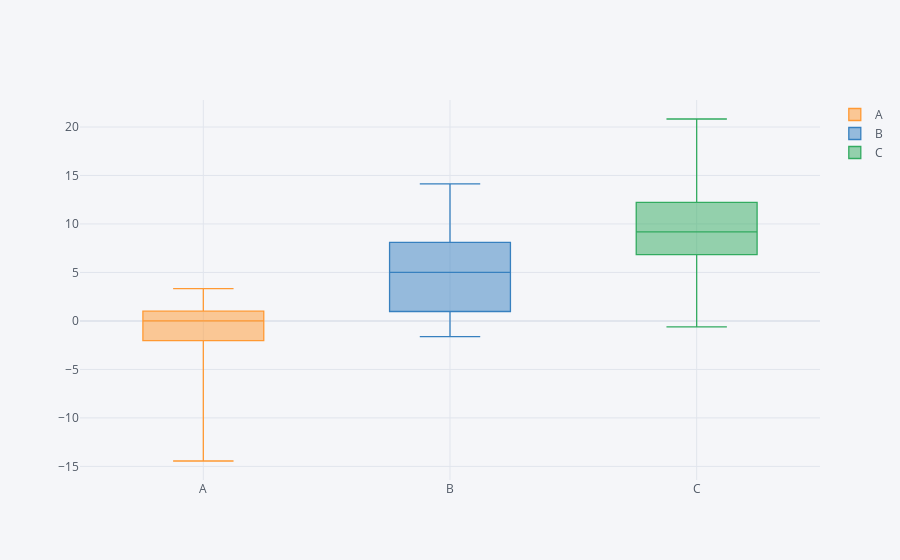

Notebook code cell kept with this figure:
### Markdown cell above
## Box Plot and Area Plot

### Code cell
df.iplot(kind = 'box')
